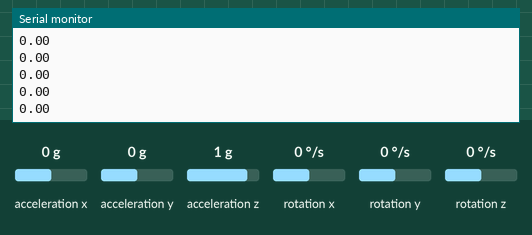
Recording of a sketch running on a simulated Arduino Uno, built with avr-gcc and run on an emulated ATmega328P. Shown: the last lines printed to the serial monitor. The test bench sets the inputs (shaded band); at power-on: acceleration z 1 g, acceleration x 0 g, acceleration y 0 g, rotation x 0 °/s, rotation y 0 °/s, rotation z 0 °/s.

Above: at 11.0 s.
11.1 s: acceleration z set to -1.4 g
At 11.9 s:
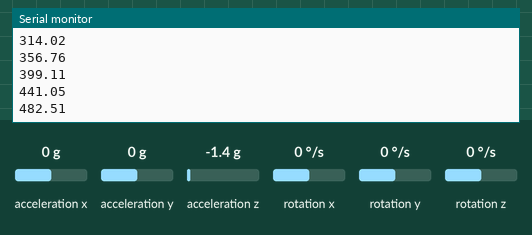
12.6 s: acceleration z set to -0.8 g
At 13.5 s:
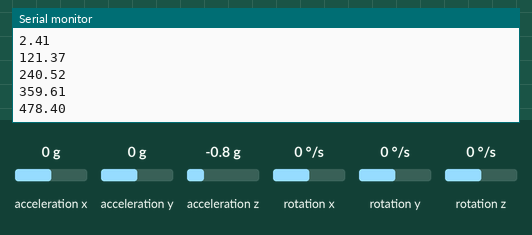
Timing chart, 0 to 15.6 s (numbered marks = the images above; inputs shaded):
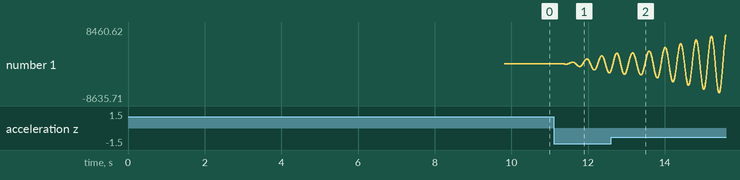

The sketch:

CPRIntegration.ino
```cpp
// I2Cdev and MPU6050 must be installed as libraries, or else the .cpp/.h files
// for both classes must be in the include path of your project
#include "I2Cdev.h"
#include "MPU6050.h"
#include "Wire.h"
#include "BuBp2.h"


MPU6050 mpu;
int16_t ax, ay, az;
int16_t gx, gy, gz;
float ag, timer, meanaz, accel, vel, disp, oldaccel, oldvel, olddisp, dt = 5e-4;
FilterBuBp2 accels = FilterBuBp2(), vels = FilterBuBp2(), disps = FilterBuBp2();


void setup() {
  // join I2C bus (I2Cdev library doesn't do this automatically)
#if I2CDEV_IMPLEMENTATION == I2CDEV_ARDUINO_WIRE
  Wire.begin();
#elif I2CDEV_IMPLEMENTATION == I2CDEV_BUILTIN_FASTWIRE
  Fastwire::setup(400, true);
#endif

  Wire.setClock(400000L);

  // initialize serial communication
  Serial.begin(115200);

  // initialize device
  Serial.println("Initializing I2C devices...");
  mpu.initialize();
  mpu.setRate(350);
  mpu.setDLPFMode(2);

  // verify connection
  Serial.println("Testing device connections...");
  Serial.println(mpu.testConnection() ? "MPU6050 connection successful" : "MPU6050 connection failed");

  // calibrate offsets
  mpu.setXAccelOffset(0); mpu.setYAccelOffset(0); mpu.setZAccelOffset(0);
  mpu.CalibrateAccel(10);

  meanaz = 0;
  accel = 0; oldaccel = 0;
  vel = 0;  oldvel = 0;
  disp = 0; olddisp = 0;

  for (int i = 0; i < 5000; i++) {
    mpu.getAcceleration(&ax, &ay, &az);
    meanaz += az;
  }
  ag = meanaz / 5000;

}

void loop() {
  mpu.getAcceleration(&ax, &ay, &az);               //read acceleration data
  az -= ag;                                         //eliminate graviational acceleration
  oldaccel = accels.step(az);
  accel = accels.val();

  vel = oldvel + ((oldaccel + accel) * dt / 2);     //calculate new velocity
    oldvel = vels.step(vel);                        //update old velocity
    vel = vels.val();                               //and filter new velocity

  disp = olddisp + ((vel + oldvel) * dt / 2);       //calculate new displacement
  olddisp = disps.step(disp);                       //update old displacement
  disp = disps.val();                               //and filter new displacement


  //Serial.print(accel); Serial.print("\t");
  //Serial.print(vel); Serial.print("\t");
  Serial.println(disp * 100000);                    //amplify to meaningful value and display


}
```

BuBp2.h
```cpp
//Band pass butterworth filter order=2 alpha1=0.0048 alpha2=0.012
class  FilterBuBp2
{
  public:
    FilterBuBp2()
    {
      for (int i = 0; i <= 4; i++)
        v[i] = 0.0;
    }
  private:
    float v[5];
  public:
    float step(float x) //class II
    {
      v[0] = v[1];
      v[1] = v[2];
      v[2] = v[3];
      v[3] = v[4];
      v[4] = (4.962220399347190992e-4 * x)
             + (-0.93802609774498546535 * v[0])
             + (3.80776129871011903560 * v[1])
             + (-5.80130838877156307376 * v[2])
             + (3.93156817990936380269 * v[3]);
      return
        (v[0] + v[4])
        - 2 * v[2];
    }

    float val() {
      return (v[0] + v[4]) - 2 * v[2];
    }
};
```

Measured:
- after the input at 11.1 s, the serial monitor: prints a new line at once (image 1)
- plotted number 1: 0 → -1651.95 after the input at 11.1 s
